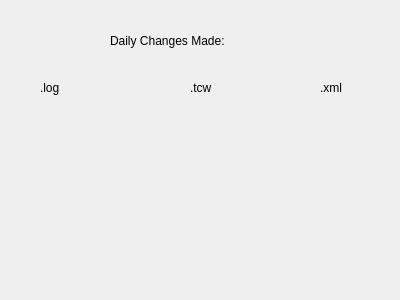
<?xml version="1.0" encoding="UTF-8"?>
<ui version="4.0">
 <class>Dialog</class>
 <widget class="QDialog" name="Dialog">
  <property name="geometry">
   <rect>
    <x>0</x>
    <y>0</y>
    <width>400</width>
    <height>300</height>
   </rect>
  </property>
  <property name="windowTitle">
   <string>Dialog</string>
  </property>
  <widget class="QLabel" name="dialog">
   <property name="geometry">
    <rect>
     <x>110</x>
     <y>20</y>
     <width>131</width>
     <height>41</height>
    </rect>
   </property>
   <property name="text">
    <string>Daily Changes Made:</string>
   </property>
  </widget>
  <widget class="QLabel" name="label">
   <property name="geometry">
    <rect>
     <x>40</x>
     <y>80</y>
     <width>58</width>
     <height>16</height>
    </rect>
   </property>
   <property name="text">
    <string>.log</string>
   </property>
  </widget>
  <widget class="QLabel" name="label_2">
   <property name="geometry">
    <rect>
     <x>190</x>
     <y>80</y>
     <width>58</width>
     <height>16</height>
    </rect>
   </property>
   <property name="text">
    <string>.tcw</string>
   </property>
  </widget>
  <widget class="QLabel" name="label_3">
   <property name="geometry">
    <rect>
     <x>320</x>
     <y>80</y>
     <width>58</width>
     <height>16</height>
    </rect>
   </property>
   <property name="text">
    <string>.xml</string>
   </property>
  </widget>
 </widget>
 <resources/>
 <connections/>
</ui>
